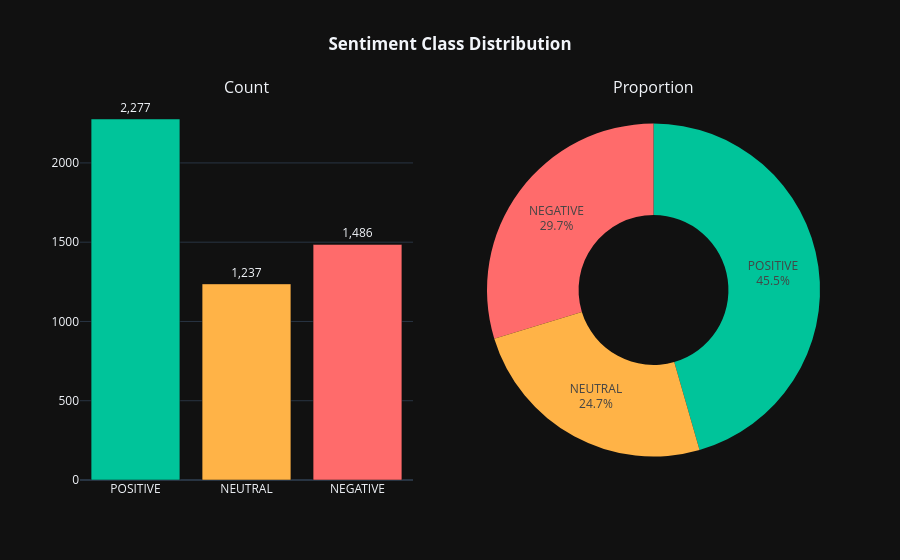

Write notebook code for a chart like this one.
### Markdown cell above
## 4 · Sentiment Class Distribution

### Code cell
color_map = {'POSITIVE': '#00C49A', 'NEUTRAL': '#FFB347', 'NEGATIVE': '#FF6B6B'}
class_counts = df['label'].value_counts()

fig = make_subplots(rows=1, cols=2, specs=[[{'type':'bar'},{'type':'pie'}]],
                    subplot_titles=('Count','Proportion'))
for label in ['POSITIVE','NEUTRAL','NEGATIVE']:
    fig.add_trace(go.Bar(x=[label], y=[class_counts[label]], name=label,
                         marker_color=color_map[label], text=[f'{class_counts[label]:,}'],
                         textposition='outside'), row=1, col=1)
fig.add_trace(go.Pie(labels=class_counts.index.tolist(), values=class_counts.values.tolist(),
                     marker_colors=[color_map[l] for l in class_counts.index],
                     hole=0.45, textinfo='label+percent'), row=1, col=2)
fig.update_layout(title_text='<b>Sentiment Class Distribution</b>', title_x=0.5,
                  template='plotly_dark', height=450, showlegend=False)
fig.show()

### Figure 1 — Plotly figure (JSON) as saved in the notebook; plotly's stock layout.template omitted (floating-point values rounded to 4 significant figures)
{"data": [{"marker": {"color": "#00C49A"}, "name": "POSITIVE", "text": ["2,277"], "textposition": "outside", "type": "bar", "x": ["POSITIVE"], "xaxis": "x", "y": [2277], "yaxis": "y"}, {"marker": {"color": "#FFB347"}, "name": "NEUTRAL", "text": ["1,237"], "textposition": "outside", "type": "bar", "x": ["NEUTRAL"], "xaxis": "x", "y": [1237], "yaxis": "y"}, {"marker": {"color": "#FF6B6B"}, "name": "NEGATIVE", "text": ["1,486"], "textposition": "outside", "type": "bar", "x": ["NEGATIVE"], "xaxis": "x", "y": [1486], "yaxis": "y"}, {"domain": {"x": [0.55, 1], "y": [0, 1]}, "hole": 0.45, "labels": ["POSITIVE", "NEGATIVE", "NEUTRAL"], "marker": {"colors": ["#00C49A", "#FF6B6B", "#FFB347"]}, "textinfo": "label+percent", "type": "pie", "values": [2277, 1486, 1237]}], "layout": {"annotations": [{"font": {"size": 16}, "showarrow": false, "text": "Count", "x": 0.225, "xanchor": "center", "xref": "paper", "y": 1, "yanchor": "bottom", "yref": "paper"}, {"font": {"size": 16}, "showarrow": false, "text": "Proportion", "x": 0.775, "xanchor": "center", "xref": "paper", "y": 1, "yanchor": "bottom", "yref": "paper"}], "autosize": true, "showlegend": false, "title": {"text": "<b>Sentiment Class Distribution</b>", "x": 0.5}, "xaxis": {"anchor": "y", "autorange": true, "domain": [0, 0.45], "range": [-0.5, 2.5], "type": "category"}, "yaxis": {"anchor": "x", "autorange": true, "domain": [0, 1], "range": [0, 2397.0], "type": "linear"}}}
